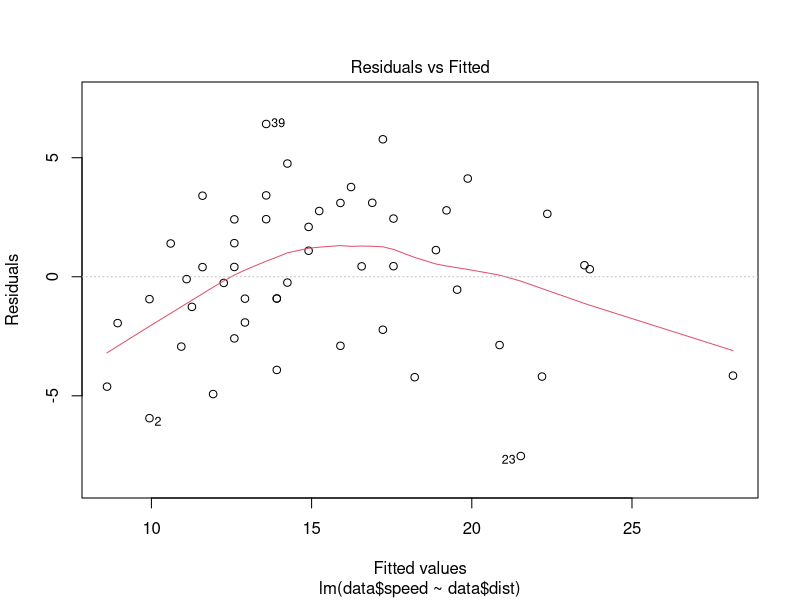
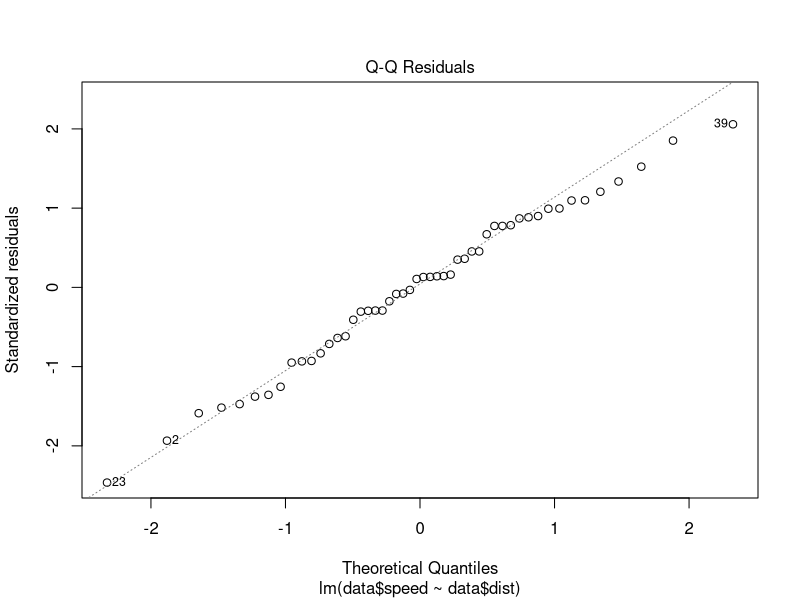
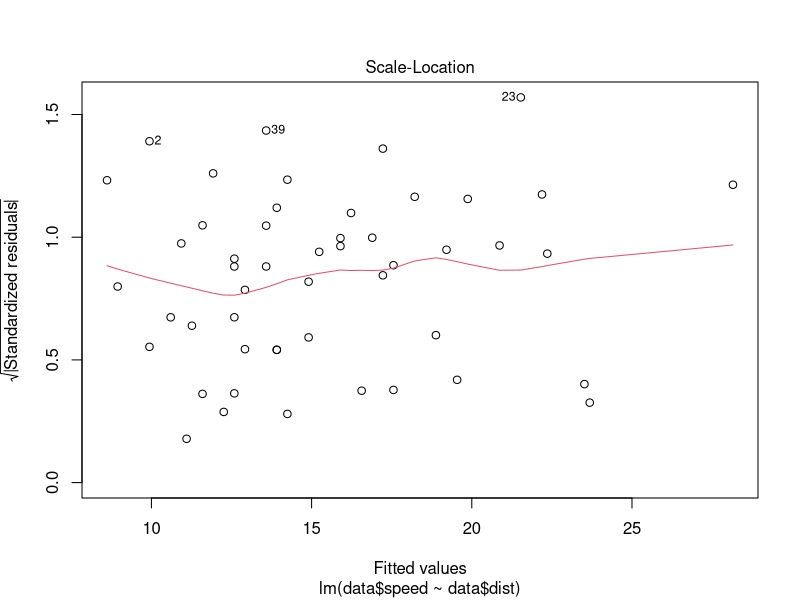
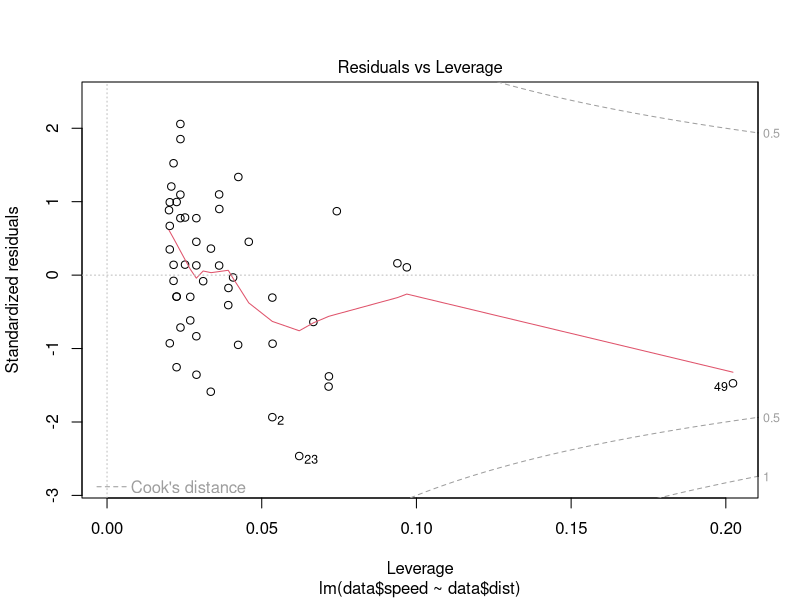

Source code (R) for these figures, in order:
#load cars data set from R 
#this data set is relatively small and consists of the stopping times of cars given their distance

#load data 
data <- cars

#summary stats
summary(data)

#get col names 
names(data)

#regress stop time on distance
results<-lm(data$speed~data$dist)

#summary of regression 
summary(results)

#plot results 
plot(results)

#stopping distance follows a linear trend 
#the faster the car, the greater the distance traveled before stopping
#discrepencies in the data and results could stem from different models of cars 
#as well as being a truck, sedan, suv, etc. 


